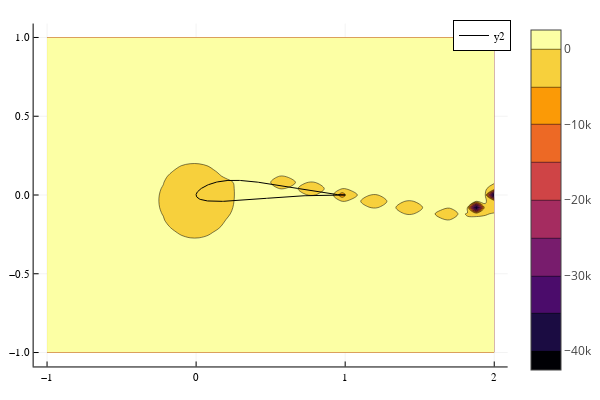

Here is the notebook cell this chart was saved with:
### Code cell
p1 = contour(x_dom, y_dom, cp, fill = true)
plot(p1)
plot!(first.([ panel.start for panel in panels ]), last.([ panel.start for panel in panels ]), color = "black", aspect_ratio = :equal)

### Figure 1 — Plotly figure (JSON) as saved in the notebook; plotly's stock layout.template omitted (floating-point values rounded to 4 significant figures; data arrays with more than 128 entries replaced by an {"elided": "..."} marker saying what was removed)
{"data": [{"colorbar": {"title": ""}, "colorscale": {"elided": "256x2 mixed values"}, "contours": {"coloring": "fill", "showlabels": false}, "hoverinfo": "none", "name": "y1", "ncontours": 17, "showlegend": false, "showscale": true, "type": "contour", "x": [-1, -0.94, -0.88, -0.82, -0.76, -0.7, -0.64, -0.58, -0.52, -0.46, -0.4, -0.34, -0.28, -0.22, -0.16, -0.1, -0.04, 0.02, 0.08, 0.14, 0.2, 0.26, 0.32, 0.38, 0.44, 0.5, 0.56, 0.62, 0.68, 0.74, 0.8, 0.86, 0.92, 0.98, 1.04, 1.1, 1.16, 1.22, 1.28, 1.34, 1.4, 1.46, 1.52, 1.58, 1.64, 1.7, 1.76, 1.82, 1.88, 1.94, 2], "xaxis": "x", "y": [-1, -0.96, -0.92, -0.88, -0.84, -0.8, -0.76, -0.72, -0.68, -0.64, -0.6, -0.56, -0.52, -0.48, -0.44, -0.4, -0.36, -0.32, -0.28, -0.24, -0.2, -0.16, -0.12, -0.08, -0.04, 0, 0.04, 0.08, 0.12, 0.16, 0.2, 0.24, 0.28, 0.32, 0.36, 0.4, 0.44, 0.48, 0.52, 0.56, 0.6, 0.64, 0.68, 0.72, 0.76, 0.8, 0.84, 0.88, 0.92, 0.96, 1], "yaxis": "y", "z": {"elided": "51x51 float values"}, "zmax": 1.0, "zmin": -41220.0}, {"colorbar": {"title": ""}, "legendgroup": "y2", "line": {"color": "rgba(0, 0, 0, 1.000)", "dash": "solid", "shape": "linear", "width": 1}, "mode": "lines", "name": "y2", "showlegend": true, "type": "scatter", "x": {"elided": "398 float values"}, "xaxis": "x", "y": {"elided": "398 float values"}, "yaxis": "y", "zmax": 1.0, "zmin": -41220.0}], "layout": {"annotations": [], "height": 400, "legend": {"bgcolor": "rgba(255, 255, 255, 1.000)", "bordercolor": "rgba(0, 0, 0, 1.000)", "borderwidth": 1, "font": {"color": "rgba(0, 0, 0, 1.000)", "family": "sans-serif", "size": 11}, "tracegroupgap": 0, "traceorder": "normal", "x": 1, "xanchor": "auto", "y": 1, "yanchor": "auto"}, "margin": {"b": 20, "l": 0, "r": 0, "t": 20}, "paper_bgcolor": "rgba(255, 255, 255, 1.000)", "plot_bgcolor": "rgba(255, 255, 255, 1.000)", "showlegend": true, "width": 600, "xaxis": {"anchor": "y", "domain": [0.06582, 0.9934], "gridcolor": "rgba(0, 0, 0, 0.100)", "gridwidth": 0.5, "linecolor": "rgba(0, 0, 0, 1.000)", "mirror": false, "range": [-1.09, 2.09], "showgrid": true, "showline": true, "showticklabels": true, "tickangle": 0, "tickcolor": "rgb(0, 0, 0)", "tickfont": {"color": "rgba(0, 0, 0, 1.000)", "family": "sans-serif", "size": 11}, "tickmode": "array", "ticks": "inside", "ticktext": ["−1", "0", "1", "2"], "tickvals": [-1, 0, 1, 2], "title": "", "titlefont": {"color": "rgba(0, 0, 0, 1.000)", "family": "sans-serif", "size": 15}, "type": "-", "visible": true, "zeroline": false, "zerolinecolor": "rgba(0, 0, 0, 1.000)"}, "yaxis": {"anchor": "x", "domain": [0.03762, 0.9902], "gridcolor": "rgba(0, 0, 0, 0.100)", "gridwidth": 0.5, "linecolor": "rgba(0, 0, 0, 1.000)", "mirror": false, "range": [-1.088, 1.088], "showgrid": true, "showline": true, "showticklabels": true, "tickangle": 0, "tickcolor": "rgb(0, 0, 0)", "tickfont": {"color": "rgba(0, 0, 0, 1.000)", "family": "sans-serif", "size": 11}, "tickmode": "array", "ticks": "inside", "ticktext": ["−1.0", "−0.5", "0.0", "0.5", "1.0"], "tickvals": [-1, -0.5, 0, 0.5, 1], "title": "", "titlefont": {"color": "rgba(0, 0, 0, 1.000)", "family": "sans-serif", "size": 15}, "type": "-", "visible": true, "zeroline": false, "zerolinecolor": "rgba(0, 0, 0, 1.000)"}}}
